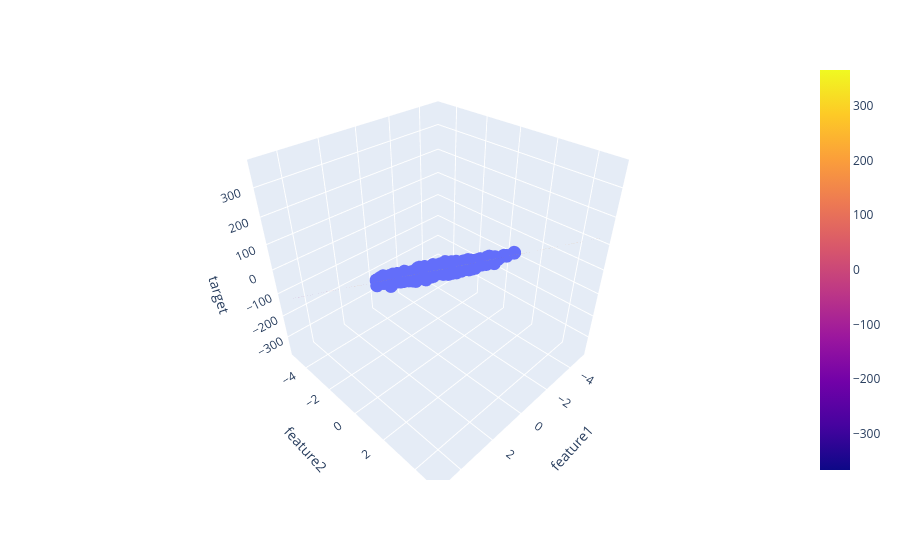

Source (notebook cell):
### Code cell
fig = px.scatter_3d(df, x='feature1', y='feature2', z='target')

fig.add_trace(go.Surface(x = x, y = y, z =z ))

fig.show()

### Figure 1 — Plotly figure (JSON) as saved in the notebook; plotly's stock layout.template omitted (floating-point values rounded to 4 significant figures; data arrays with more than 128 entries replaced by an {"elided": "..."} marker saying what was removed)
{"data": [{"hovertemplate": "feature1=%{x}<br>feature2=%{y}<br>target=%{z}<extra></extra>", "legendgroup": "", "marker": {"color": "#636efa", "symbol": "circle"}, "mode": "markers", "name": "", "scene": "scene", "showlegend": false, "type": "scatter3d", "x": {"elided": "1000 float values"}, "y": {"elided": "1000 float values"}, "z": {"elided": "1000 float values"}}, {"type": "surface", "x": [-5.0, -3.889, -2.778, -1.667, -0.5556, 0.5556, 1.667, 2.778, 3.889, 5.0], "y": [-5.0, -3.889, -2.778, -1.667, -0.5556, 0.5556, 1.667, 2.778, 3.889, 5.0], "z": [[-366.3, -339.5, -312.6, -285.8, -258.9, -232.1, -205.2, -178.4, -151.5, -124.7], [-311.8, -285.0, -258.1, -231.3, -204.4, -177.6, -150.7, -123.9, -97.02, -70.17], [-257.3, -230.4, -203.6, -176.7, -149.9, -123.1, -96.2, -69.35, -42.5, -15.66], [-202.8, -175.9, -149.1, -122.2, -95.38, -68.54, -41.69, -14.84, 12.01, 38.86], [-148.3, -121.4, -94.57, -67.72, -40.87, -14.02, 12.83, 39.68, 66.52, 93.37], [-93.75, -66.9, -40.05, -13.2, 13.64, 40.49, 67.34, 94.19, 121.0, 147.9], [-39.24, -12.39, 14.46, 41.31, 68.16, 95.01, 121.9, 148.7, 175.6, 202.4], [15.28, 42.13, 68.98, 95.82, 122.7, 149.5, 176.4, 203.2, 230.1, 256.9], [69.79, 96.64, 123.5, 150.3, 177.2, 204.0, 230.9, 257.7, 284.6, 311.4], [124.3, 151.2, 178.0, 204.9, 231.7, 258.6, 285.4, 312.2, 339.1, 365.9]]}], "layout": {"legend": {"tracegroupgap": 0}, "margin": {"t": 60}, "scene": {"domain": {"x": [0, 1], "y": [0, 1]}, "xaxis": {"title": {"text": "feature1"}}, "yaxis": {"title": {"text": "feature2"}}, "zaxis": {"title": {"text": "target"}}}}}
